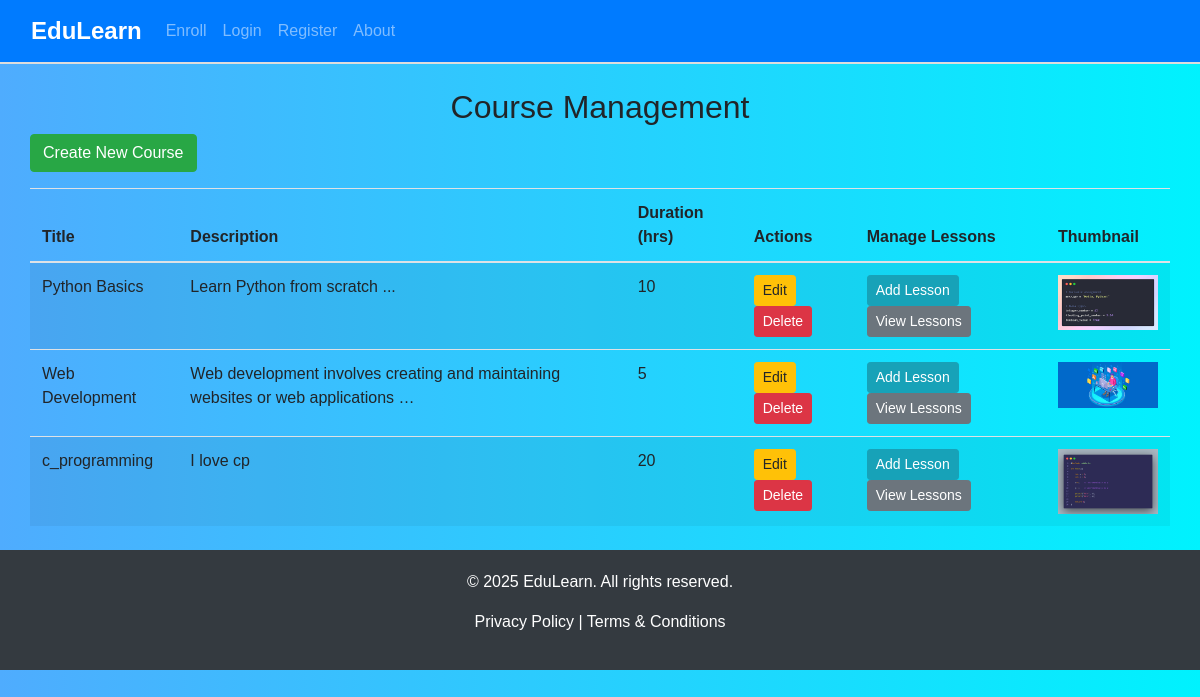
Screenshot of / (signed in) with the database file from the repository.
### courses/models.py (models this page shows, shortened)
class Course(models.Model):
    title = models.CharField(max_length=200)
    description = models.TextField()
    duration = models.IntegerField(help_text="Duration in hours")
    thumbnail = models.ImageField(upload_to='course_thumbnails/', null=True, blank=True)

### courses/views.py (the view)
# urls.py: path('', CourseListView.as_view(), name='course_list'),  # Root URL will show the course list
@method_decorator(login_required, name='dispatch')
class CourseListView(ListView):
    model = Course
    template_name = 'courses/course_list.html'
    context_object_name = 'courses'

### courses/templates/courses/course_list.html (shortened to what this page needs)
{% extends "courses/base.html" %}
{% block content %}
<div class="container mt-4">
    <h2 class="text-center">Course Management</h2>
    {% if request.user.is_staff %}
      <a href="{% url 'course_create' %}" class="btn btn-success mb-3">Create New Course</a>
    {% endif %}
    <table class="table table-striped">
        <thead>
            <tr>
                <th>Title</th>
                <th>Description</th>
                <th>Duration (hrs)</th>
                <th>Actions</th>
                <th>Manage Lessons</th>
                <th>Thumbnail</th>
            </tr>
        </thead>
        <tbody>
            {% for course in courses %}
            <tr>
                <td>{{ course.title }}</td>
                <td>{{ course.description|truncatewords:10 }}</td>
                <td>{{ course.duration }}</td>
                <td>
                    {% if request.user.is_staff %}
                      <a href="{% url 'course_update' course.id %}" class="btn btn-warning btn-sm">Edit</a>
                      <form action="{% url 'course_delete' course.id %}" method="post" style="display: inline">
                          <button type="submit" class="btn btn-danger btn-sm" onclick="return confirm('Are you sure you want to delete this course?')">Delete</button>
                      </form>
                    {% endif %}
                </td>
                <td>
                    {% if request.user.is_staff %}
                      <a href="{% url 'lesson_create' %}" class="btn btn-info btn-sm">Add Lesson</a>
                    {% endif %}
                    <a href="{% url 'course_detail' course.id %}" class="btn btn-secondary btn-sm">View Lessons</a>
                </td>
                <td>
                    {% if course.thumbnail %}
                    <img src="{{ course.thumbnail.url }}" class="img-fluid" style="max-width: 100px; height: auto;" />
                    {% else %}
                    <span>No Image</span>
                    {% endif %}
                </td>
            </tr>
            {% empty %}
            <tr>
                <td colspan="6" class="text-center">No courses available.</td>
            </tr>
            {% endfor %}
        </tbody>
    </table>
</div>
{% endblock %}

### courses/templates/courses/base.html (style rules this page uses)
body { background: linear-gradient( to right, #4facfe, #00f2fe ); font-family: 'Arial', sans-serif; }
.container { max-width: 1200px; }

### rows the page displays
Course: title "Python Basics", description "Learn Python from scratch ...", duration "10", thumbnail (picture)
Course: title "Web Development", description "Web development involves creating and maintaining websites or web applications …", duration "5", thumbnail (picture)
Course: title "c_programming", description "I love cp", duration "20", thumbnail (picture)
